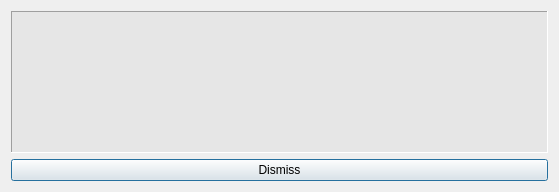
<?xml version="1.0" encoding="UTF-8"?>
<ui version="4.0">
 <author>Ph. Faist</author>
 <class>KLFProgErr</class>
 <widget class="QDialog" name="KLFProgErr">
  <property name="geometry">
   <rect>
    <x>0</x>
    <y>0</y>
    <width>559</width>
    <height>192</height>
   </rect>
  </property>
  <property name="windowTitle">
   <string>Error</string>
  </property>
  <property name="windowIcon">
   <iconset resource="klfres.qrc">
    <normaloff>:/pics/klatexformula-128.png</normaloff>:/pics/klatexformula-128.png</iconset>
  </property>
  <layout class="QVBoxLayout" name="lyt_KLFProgErr">
   <item>
    <widget class="QTextBrowser" name="txtError">
     <property name="palette">
      <palette>
       <active>
        <colorrole role="Base">
         <brush brushstyle="SolidPattern">
          <color alpha="255">
           <red>230</red>
           <green>230</green>
           <blue>230</blue>
          </color>
         </brush>
        </colorrole>
       </active>
       <inactive>
        <colorrole role="Base">
         <brush brushstyle="SolidPattern">
          <color alpha="255">
           <red>230</red>
           <green>230</green>
           <blue>230</blue>
          </color>
         </brush>
        </colorrole>
       </inactive>
       <disabled>
        <colorrole role="Base">
         <brush brushstyle="SolidPattern">
          <color alpha="255">
           <red>224</red>
           <green>223</green>
           <blue>216</blue>
          </color>
         </brush>
        </colorrole>
       </disabled>
      </palette>
     </property>
     <property name="frameShape">
      <enum>QFrame::Panel</enum>
     </property>
     <property name="frameShadow">
      <enum>QFrame::Sunken</enum>
     </property>
     <property name="tabChangesFocus">
      <bool>true</bool>
     </property>
     <property name="documentTitle">
      <string notr="true"/>
     </property>
    </widget>
   </item>
   <item>
    <widget class="QPushButton" name="btnClose">
     <property name="toolTip">
      <string>Close dialog</string>
     </property>
     <property name="whatsThis">
      <string>Close dialog</string>
     </property>
     <property name="text">
      <string>Dismiss</string>
     </property>
     <property name="icon">
      <iconset resource="klftoolsres.qrc">
       <normaloff>:/pics/closehide.png</normaloff>:/pics/closehide.png</iconset>
     </property>
     <property name="default">
      <bool>true</bool>
     </property>
    </widget>
   </item>
  </layout>
 </widget>
 <layoutdefault spacing="6" margin="11"/>
 <resources>
  <include location="klfres.qrc"/>
  <include location="klftoolsres.qrc"/>
 </resources>
 <connections>
  <connection>
   <sender>btnClose</sender>
   <signal>clicked()</signal>
   <receiver>KLFProgErr</receiver>
   <slot>accept()</slot>
   <hints>
    <hint type="sourcelabel">
     <x>24</x>
     <y>404</y>
    </hint>
    <hint type="destinationlabel">
     <x>20</x>
     <y>20</y>
    </hint>
   </hints>
  </connection>
 </connections>
</ui>
